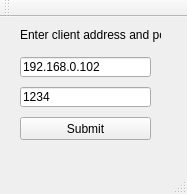
<?xml version="1.0" encoding="UTF-8"?>
<ui version="4.0">
 <class>MainWindow</class>
 <widget class="QMainWindow" name="MainWindow">
  <property name="geometry">
   <rect>
    <x>0</x>
    <y>0</y>
    <width>187</width>
    <height>194</height>
   </rect>
  </property>
  <property name="windowTitle">
   <string>Server</string>
  </property>
  <widget class="QWidget" name="centralWidget">
   <widget class="QLabel" name="label">
    <property name="geometry">
     <rect>
      <x>20</x>
      <y>10</y>
      <width>141</width>
      <height>16</height>
     </rect>
    </property>
    <property name="text">
     <string>Enter client address and port</string>
    </property>
   </widget>
   <widget class="QLineEdit" name="client_inp">
    <property name="geometry">
     <rect>
      <x>20</x>
      <y>40</y>
      <width>131</width>
      <height>20</height>
     </rect>
    </property>
    <property name="text">
     <string>192.168.0.102</string>
    </property>
   </widget>
   <widget class="QPushButton" name="btn">
    <property name="geometry">
     <rect>
      <x>20</x>
      <y>100</y>
      <width>131</width>
      <height>23</height>
     </rect>
    </property>
    <property name="text">
     <string>Submit</string>
    </property>
   </widget>
   <widget class="QLineEdit" name="port_inp">
    <property name="geometry">
     <rect>
      <x>20</x>
      <y>70</y>
      <width>131</width>
      <height>20</height>
     </rect>
    </property>
    <property name="text">
     <string>1234</string>
    </property>
   </widget>
  </widget>
  <widget class="QMenuBar" name="menuBar">
   <property name="geometry">
    <rect>
     <x>0</x>
     <y>0</y>
     <width>187</width>
     <height>21</height>
    </rect>
   </property>
  </widget>
  <widget class="QToolBar" name="mainToolBar">
   <attribute name="toolBarArea">
    <enum>TopToolBarArea</enum>
   </attribute>
   <attribute name="toolBarBreak">
    <bool>false</bool>
   </attribute>
  </widget>
  <widget class="QStatusBar" name="statusBar"/>
 </widget>
 <layoutdefault spacing="6" margin="11"/>
 <resources/>
 <connections/>
</ui>
